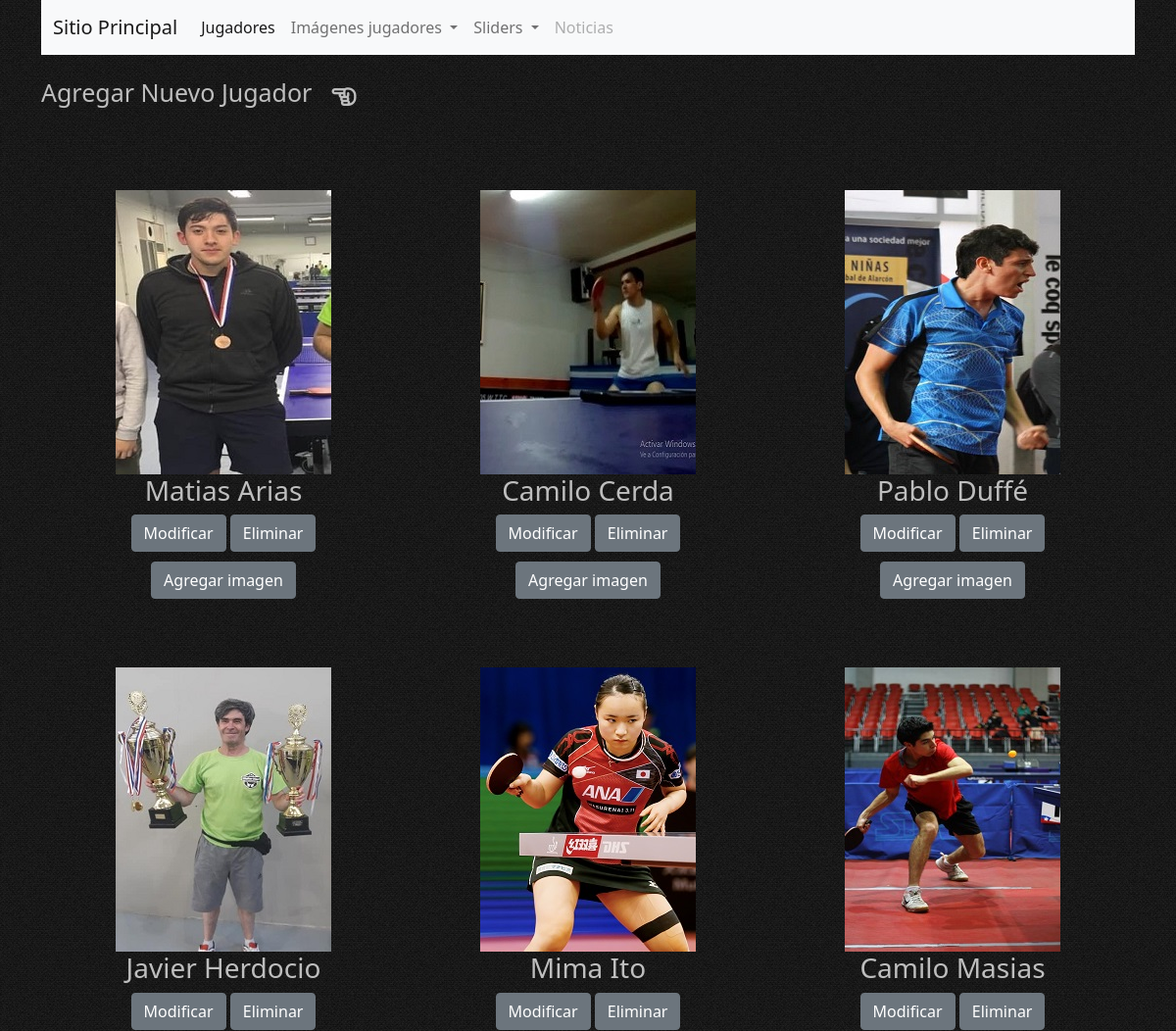
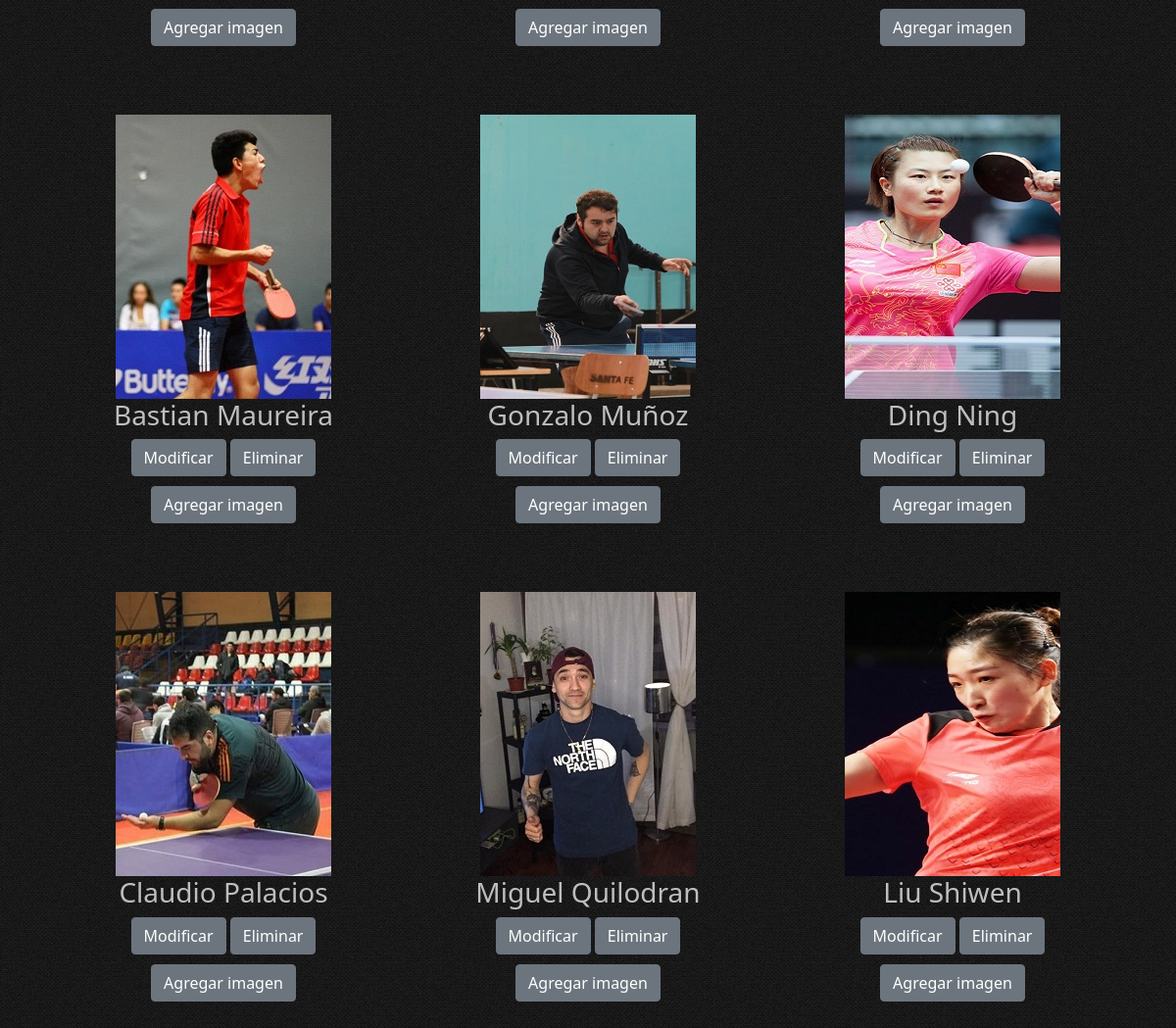
The page /administrador/ (signed in) on the database its author committed (2 pictures, top to bottom).
### appCore/models.py (models this page shows, shortened)
class Jugador(models.Model):
    idJugador = models.AutoField(primary_key=True)
    pnombre= models.CharField(max_length=50, verbose_name='Primer nombre')
    snombre= models.CharField(blank=True, null=True, max_length=50, verbose_name='Segundo nombre')
    apaterno= models.CharField(max_length=50, verbose_name='Apellido paterno')
    amaterno= models.CharField(blank=True, null=True, max_length=50, verbose_name='Apellido materno')
    nacimiento= models.CharField(max_length=50, verbose_name='Lugar de nacimiento')
    fechaNacimiento = models.DateField(blank=True, null=True, verbose_name='Fecha de nacimiento')
    estilo = models.CharField(max_length=50, verbose_name='Estilo de juego')
    preInf = models.CharField(max_length=50, verbose_name='Preinfantil')
    inf = models.CharField(max_length=50, verbose_name='Infantil')
    juvenil = models.CharField(max_length=50, verbose_name='Juvenil')
    tc = models.CharField(max_length=50, verbose_name='Todo competidor')
    categoria = models.CharField(max_length=80, verbose_name='Categoria actual', blank=True, null=True)
    imagenPortada = models.ImageField(upload_to = 'home')
    genero = models.CharField(max_length=10, verbose_name='Genero')
    class Meta:
        verbose_name = 'jugador'
        verbose_name_plural = 'jugadores'

### appAdmin/views.py (the view)
# urls.py: path('administrador/', administrador, name='administrador'),
@login_required
def administrador(request):
    objJugador = Jugador.objects.all().order_by('apaterno')
    datos = {
        'jugadores':objJugador
    }
    return render(request, 'appAdmin/administrador.html', datos)

### appAdmin/templates/appAdmin/administrador.html (shortened to what this page needs)
{% extends 'appAdmin/baseAdmin.html' %}
{% load static %}
{% block main %}
<main class="container">
    <div class="nuevoJugador">
        <a href="{% url 'administradorAgreg' %}">Agregar Nuevo Jugador</a>
        <i class="far fa-hand-point-left"></i>
    </div>
    <div class="jugadores">
        {% for jugador in jugadores %}
        <div class="cajaJugador">
            <div class="cajaImg">
                <img src="{{ jugador.imagenPortada.url }}" alt="">
            </div>
            <div class="cajaNombre">
                <h3>{{ jugador.pnombre }} {{ jugador.apaterno }}</h3>
            </div>
            <div class="cajaEnlaces">
                <div class="fila1">
                    <a href="{% url 'administradorModif' jugador.idJugador %}">
                        <button type="button" class="btn btn-secondary">
                            Modificar
                        </button>
                    </a>
                    <button type="button" class="btn btn-secondary" data-bs-toggle="modal"
                        data-bs-target="#exampleModal{{jugador.idJugador}}">
                        Eliminar
                    </button>
                </div>
                <div class="fila2">
                    <a href="{% url 'administradorAgregImg' jugador.idJugador %}">
                        <button type="button" class="btn btn-secondary">
                            Agregar imagen
                        </button>
                    </a>
                </div>
            </div>
        </div>
        {% endfor %}
    </div>
</main>
{% endblock %}

### appAdmin/static/appAdmin/sass/estilosAdmin.css (style rules this page uses)
body { background: url(../img/fondos/black_denim.png); }
main { width: 100%; }
main .nuevoJugador { width: 100%; display: flex; align-items: center; justify-content: flex-start; }
main .nuevoJugador a { display: inline-block; margin: 20px 20px 50px 0; font-size: 25px; color: #bebebe; text-decoration: none; }
main .nuevoJugador i { color: #bebebe; font-size: 25px; margin-bottom: 20px; }
main .jugadores { width: 100%; display: flex; justify-content: space-around; flex-wrap: wrap; }
main .jugadores .cajaJugador { width: 30%; display: flex; flex-direction: column; justify-content: center; align-items: center; margin: 30px 10px; }
main .jugadores .cajaJugador .cajaNombre { width: 100%; display: flex; justify-content: center; }
main .jugadores .cajaJugador .cajaNombre h3 { color: #bebebe; }
main .jugadores .cajaJugador .cajaEnlaces { display: flex; flex-direction: column; align-items: center; justify-content: center; }
main .jugadores .cajaJugador .cajaEnlaces .fila2 { margin: 10px 0; }
main .jugadores .cajaJugador .cajaEnlaces a { color: #ffffff; text-decoration: none; }

### rows shown on the page
Jugador: imagenPortada (picture), pnombre "Matias", apaterno "Arias"
Jugador: imagenPortada (picture), pnombre "Camilo", apaterno "Cerda"
Jugador: imagenPortada (picture), pnombre "Pablo", apaterno "Duffé"
Jugador: imagenPortada (picture), pnombre "Javier", apaterno "Herdocio"
Jugador: imagenPortada (picture), pnombre "Mima", apaterno "Ito"
Jugador: imagenPortada (picture), pnombre "Camilo", apaterno "Masias"
Jugador: imagenPortada (picture), pnombre "Bastian", apaterno "Maureira"
Jugador: imagenPortada (picture), pnombre "Gonzalo", apaterno "Muñoz"
Jugador: imagenPortada (picture), pnombre "Ding", apaterno "Ning"
Jugador: imagenPortada (picture), pnombre "Claudio", apaterno "Palacios"
Jugador: imagenPortada (picture), pnombre "Miguel", apaterno "Quilodran"
Jugador: imagenPortada (picture), pnombre "Liu", apaterno "Shiwen"
